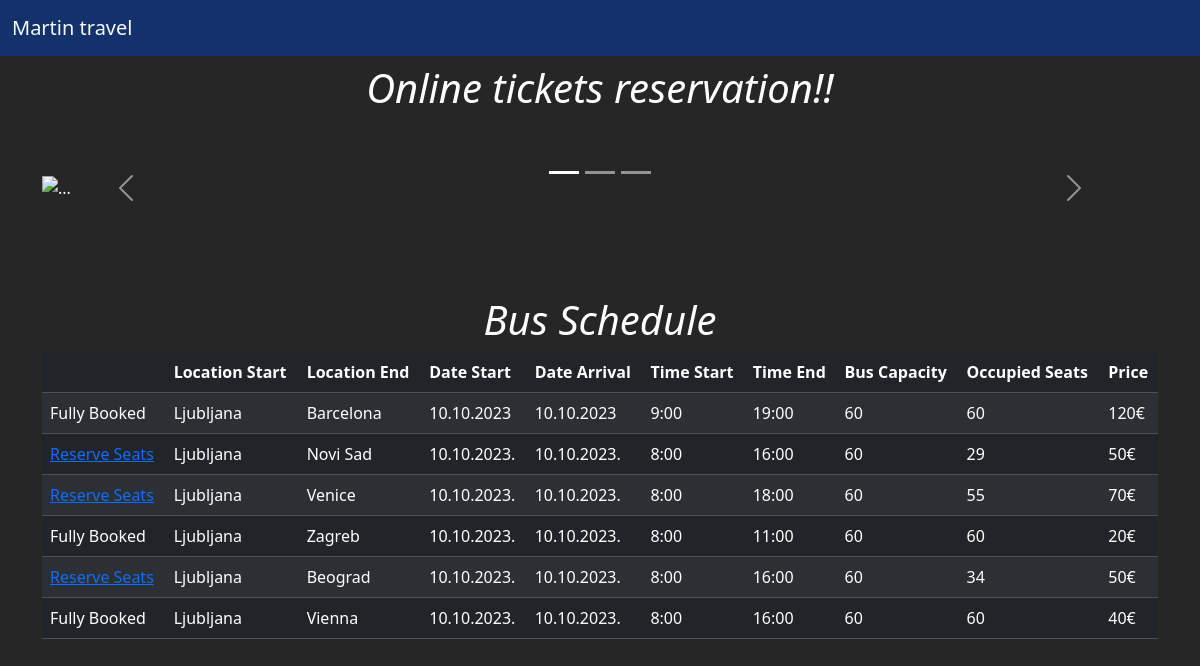
The page / on the database its author committed.
### main.py (models this page shows)
class Bus(db.Model):
    id = db.Column(db.Integer, primary_key=True, unique=True)
    location_start = db.Column(db.String, nullable=False)
    location_end = db.Column(db.String, nullable=False)
    date_start = db.Column(db.String, nullable=False)
    date_arival = db.Column(db.String, nullable=False)
    time_start = db.Column(db.String, nullable=False)
    time_end = db.Column(db.String, nullable=True)
    buss_capacity = db.Column(db.Integer, nullable=True)
    occupied_seats = db.Column(db.Integer, nullable=True)
    price = db.Column(db.Integer, nullable=False)

### main.py (the view)
@app.route("/")
def home():
    result = db.session.execute(db.select(Bus))
    all_busses = result.scalars()
    print(all_busses)
    return render_template("index.html", busses = all_busses)

### templates/index.html (shortened to what this page needs)
{% extends 'base.html' %}
{% block content %}
      <div class="container py-2">
        <h1> Online tickets reservation!! </h1>
      </div>
      <div class="container py-5">
           <div id="carouselExampleCaptions" class="carousel slide">
              <div class="carousel-indicators">
                <button type="button" data-bs-target="#carouselExampleCaptions" data-bs-slide-to="0" class="active" aria-current="true" aria-label="Slide 1"></button>
                <button type="button" data-bs-target="#carouselExampleCaptions" data-bs-slide-to="1" aria-label="Slide 2"></button>
                <button type="button" data-bs-target="#carouselExampleCaptions" data-bs-slide-to="2" aria-label="Slide 3"></button>
              </div>
              <div class="carousel-inner">
                <div class="carousel-item active">
                  <img src="https://wallpapercave.com/wp/wp1825777.jpg" class="d-block w-100" alt="...">
                  <div class="carousel-caption d-none d-md-block">
                  </div>
                </div>
              </div>
              <button class="carousel-control-prev" type="button" data-bs-target="#carouselExampleCaptions" data-bs-slide="prev">
                <span class="carousel-control-prev-icon" aria-hidden="true"></span>
              </button>
              <button class="carousel-control-next" type="button" data-bs-target="#carouselExampleCaptions" data-bs-slide="next">
                <span class="carousel-control-next-icon" aria-hidden="true"></span>
              </button>
            </div>
            </div>
      <div class="container py-5">
        <h1>Bus Schedule</h1>
        <table class="table table-dark table-striped table-hover">
            <thead>
                <tr>
                    <th></th>
                    <th>Location Start</th>
                    <th>Location End</th>
                    <th>Date Start</th>
                    <th>Date Arrival</th>
                    <th>Time Start</th>
                    <th>Time End</th>
                    <th>Bus Capacity</th>
                    <th>Occupied Seats</th>
                    <th>Price</th>
                </tr>
            </thead>
            <tbody>
                {% for bus in busses %}
                    <tr>
                      {% if bus.buss_capacity == bus.occupied_seats%}
                        <td>Fully Booked</td>
                      {% else %}
                        <td><a href="{{ url_for('reserve_seats', id=bus.id) }}">Reserve Seats</td>
                      {% endif %}
                        <td>{{ bus.location_start }}</td>
                        <td>{{ bus.location_end }}</td>
                        <td>{{ bus.date_start }}</td>
                        <td>{{ bus.date_arival }}</td>
                        <td>{{ bus.time_start }}</td>
                        <td>{{ bus.time_end }}</td>
                        <td>{{ bus.buss_capacity }}</td>
                        <td>{{ bus.occupied_seats }}</td>
                        <td>{{ bus.price }}€</td>
                      </tr>
                  {% endfor %}
              </tbody>
          </table>
      </div>
{% endblock %}

### static/css/styles.css (style rules this page uses)
body { background-color: rgb(39, 38, 38); color: white; }
h1 { text-align: center; color: white; font-style: italic; }

### rows shown on the page
Bus: shows "Fully Booked", location_start "Ljubljana", location_end "Barcelona", date_start "10.10.2023", date_arival "10.10.2023", time_start "9:00", time_end "19:00", buss_capacity "60", occupied_seats "60", price "120"
Bus: location_start "Ljubljana", location_end "Novi Sad", date_start "10.10.2023.", date_arival "10.10.2023.", time_start "8:00", time_end "16:00", buss_capacity "60", occupied_seats "29", price "50"
Bus: location_start "Ljubljana", location_end "Venice", date_start "10.10.2023.", date_arival "10.10.2023.", time_start "8:00", time_end "18:00", buss_capacity "60", occupied_seats "55", price "70"
Bus: shows "Fully Booked", location_start "Ljubljana", location_end "Zagreb", date_start "10.10.2023.", date_arival "10.10.2023.", time_start "8:00", time_end "11:00", buss_capacity "60", occupied_seats "60", price "20"
Bus: location_start "Ljubljana", location_end "Beograd", date_start "10.10.2023.", date_arival "10.10.2023.", time_start "8:00", time_end "16:00", buss_capacity "60", occupied_seats "34", price "50"
Bus: shows "Fully Booked", location_start "Ljubljana", location_end "Vienna", date_start "10.10.2023.", date_arival "10.10.2023.", time_start "8:00", time_end "16:00", buss_capacity "60", occupied_seats "60", price "40"
